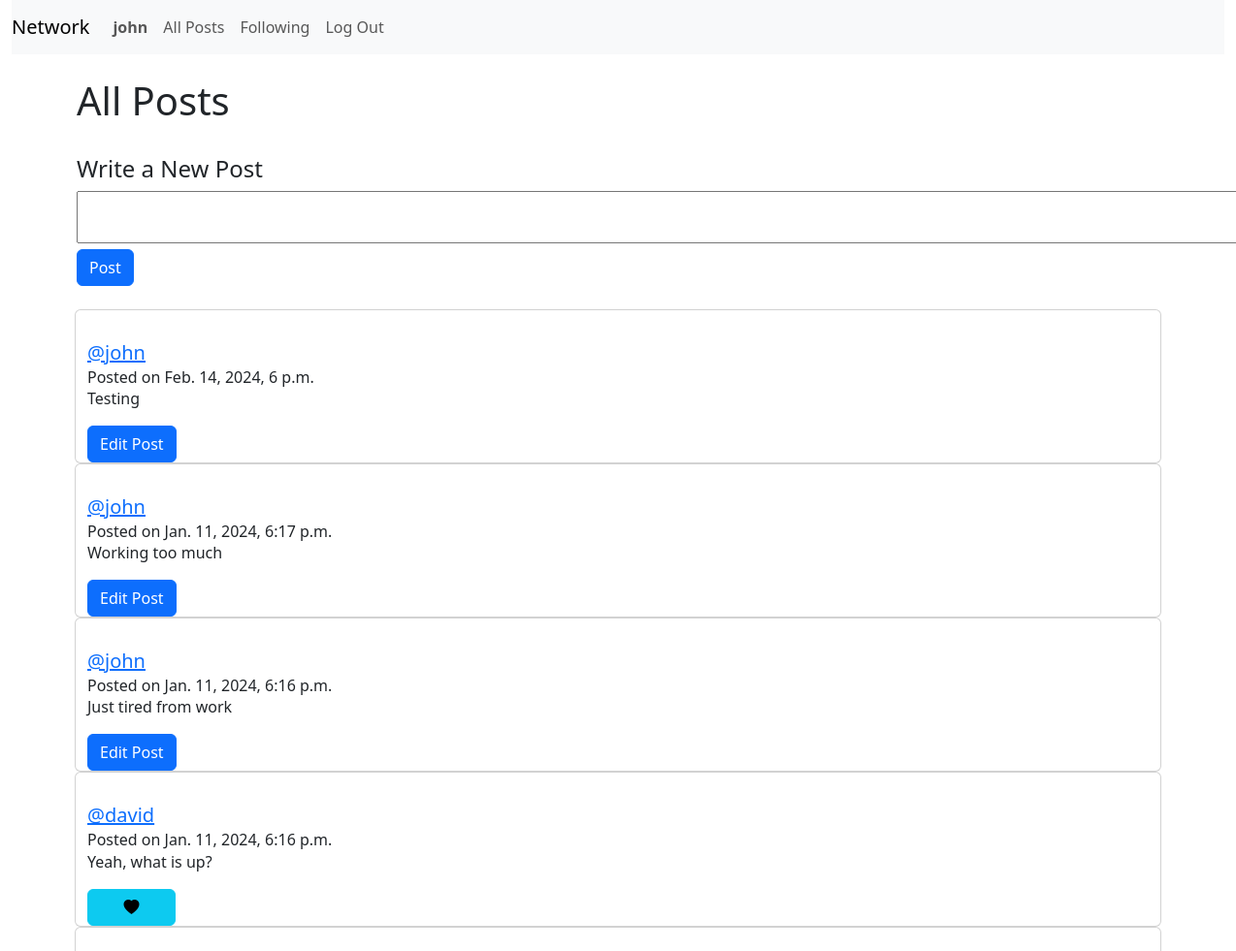
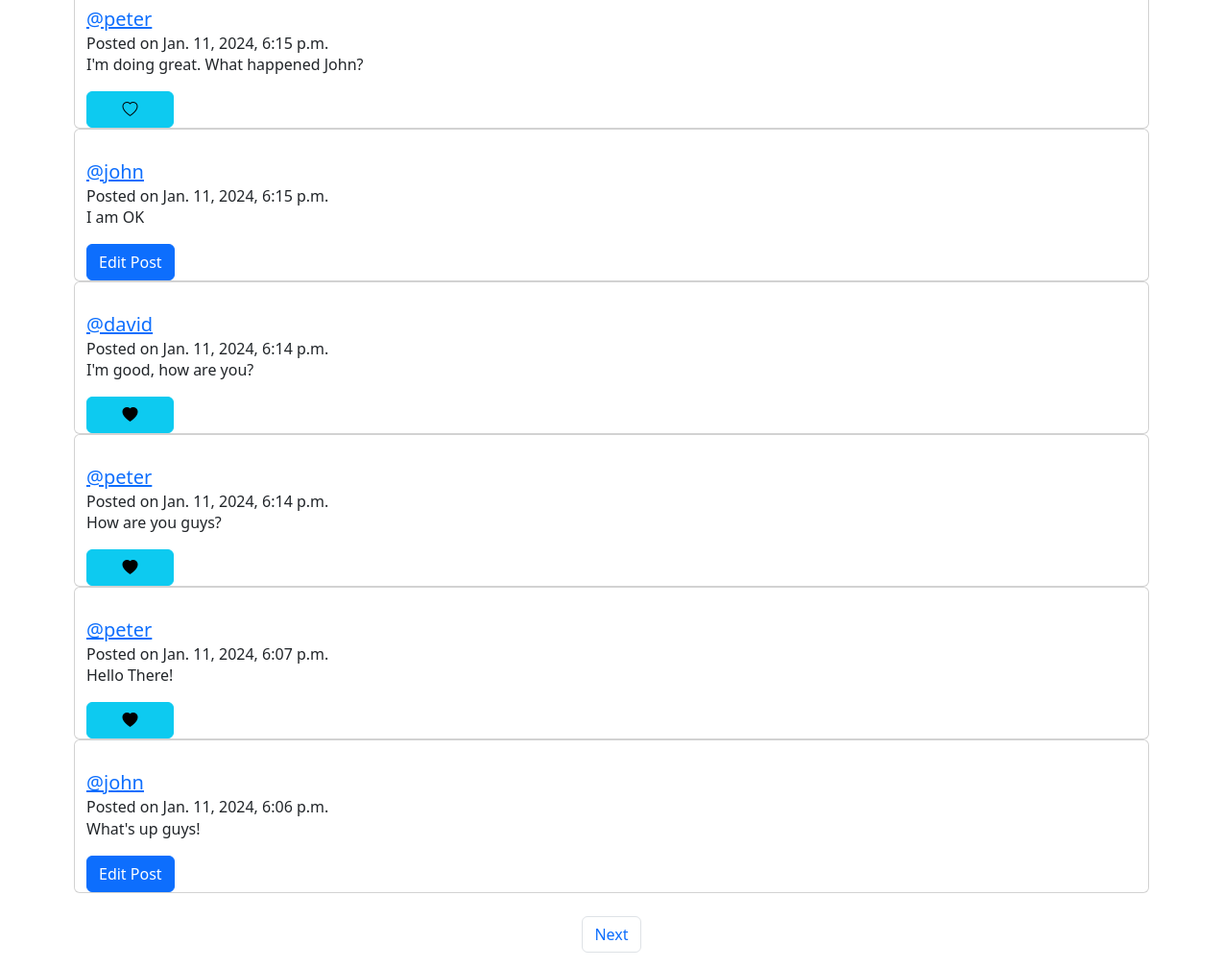
Screenshot of / (signed in) with the database file from the repository (2 pictures, top to bottom).
### network/models.py (models this page shows, shortened)
class User(AbstractUser):
    pass

class Post(models.Model):
    content = models.CharField(max_length=140)
    user = models.ForeignKey(User, on_delete=models.CASCADE, related_name="author")
    date = models.DateTimeField(auto_now_add=True)

### network/views.py (the view)
# urls.py: path("", views.index, name="index"),
def index(request):
    allPosts = Post.objects.all().order_by("id").reverse()
    paginator = Paginator(allPosts, 10)
    page_number = request.GET.get('page')
    page_posts = paginator.get_page(page_number)
    allLikes = Like.objects.all()
    youLiked = []
    try:
        for like in allLikes:
            if like.user.id == request.user.id:
                youLiked.append(like.post.id)
    except:
        pass
    return render(request, "network/index.html", {
        "allPosts": allPosts,
        "page_posts": page_posts,
        "youLiked": youLiked,
    })

### network/templates/network/index.html (shortened to what this page needs)
{% extends "network/layout.html" %}
{% block body %}
    <div class="row my-4">
        <h1>All Posts</h1>
    </div>
    {% if user.is_authenticated %}
        <div class="row">
            <h4>Write a New Post</h4>
            <form action="{% url 'new_post' %}" method="post">
                <textarea name="content" row="4" cols="130"></textarea>
                <br/>
                <input type="submit" value="Post" class="btn btn-primary">
            </form>
        </div>
    {% endif %}
    <br/>
    {% for post in page_posts %}
        <div class="row justify-content-center">
            <div class="card" style="width: 70rem">
                <div class="card-body"></div>
                    <h5 class="card-title"><a href="{% url 'profile' user_id=post.user.id %}">@{{ post.user }}</a></h5>
                    <h6 class="card-subtitle" id="content_{{ post.id }}">Posted on {{ post.date }}</h6>
                    <p class="card-text"> {{ post.content }}</p>
                    {% if user.is_authenticated %}
                        {% if user == post.user %}
                            <div>
                                <button class="btn btn-primary" data-toggle="modal" data-target="#edit_modal_{{ post.id }}">
                                    Edit Post
                                </button>
                            </div>
                        {% else %}
                                {% if post.id in youLiked %}
                                    <div>
                                        <button class="btn btn-info col-1" onclick="likeHandler({{ post.id }}, {{ youLiked }})" id="{{ post.id }}">
                                            <i class="bi bi-heart"></i>
                                        </button>
                                    </div>
                                {% else %}
                                    <div>
                                        <button class="btn btn-info col-1" onclick="likeHandler({{ post.id }}, {{ youLiked }})" id="{{ post.id }}">
                                            <i class="bi bi-heart-fill"></i>
                                        </button>
                                    </div>
                                {% endif %}
                        {% endif %}
                    {% endif %}
                </div>
            </div>
        </div>
    {% endfor %}
<br/>
<nav>
    <ul class="pagination justify-content-center">
        {% if page_posts.has_next %}
            <li class="page-item"><a class="page-link" href="?page={{ page_posts.next_page_number }}">Next</a></li>
        {% endif %}
    </ul>
</nav>
{% endblock %}

### network/templates/network/layout.html (shortened to what this page needs)
{% load static %}
<!DOCTYPE html>
<html lang="en">
  <head>
    <link href="https://cdn.jsdelivr.net/npm/bootstrap@5.3.2/dist/css/bootstrap.min.css" rel="stylesheet">
    <link rel="stylesheet" href="https://cdn.jsdelivr.net/npm/bootstrap-icons@1.11.3/font/bootstrap-icons.min.css">
  </head>
    <body>
        <div class="container-fluid">
            <nav class="navbar navbar-expand-lg navbar-light bg-light">
                <a class="navbar-brand" href="{% url 'index' %}">Network</a>
                <div>
                <ul class="navbar-nav mr-auto">
                    {% if user.is_authenticated %}
                        <li class="nav-item">
                            <a class="nav-link" href="{% url 'profile' user_id=user.id %}"><strong>{{ user.username }}</strong></a>
                        </li>
                    {% endif %}
                    <li class="nav-item">
                    <a class="nav-link" href="{% url 'index' %}">All Posts</a>
                    </li>
                    {% if user.is_authenticated %}
                        <li class="nav-item">
                            <a class="nav-link" href="{% url 'following' %}">Following</a>
                        </li>
                        <li class="nav-item">
                            <a class="nav-link" href="{% url 'logout' %}">Log Out</a>
                        </li>
                    {% endif %}
                </ul>
                </div>
            </nav>
        </div>
        <div class="container">
            {% block body %}
            {% endblock %}
    </body>
</html>

### rows the page displays
User: username "john"
Post: user "john", date "Feb. 14, 2024, 6 p.m.", content "Testing"
Post: user "john", date "Jan. 11, 2024, 6:17 p.m.", content "Working too much"
Post: user "john", date "Jan. 11, 2024, 6:16 p.m.", content "Just tired from work"
Post: user "david", date "Jan. 11, 2024, 6:16 p.m.", content "Yeah, what is up?"
Post: user "peter", date "Jan. 11, 2024, 6:15 p.m.", content "I'm doing great. What happened John?"
Post: user "john", date "Jan. 11, 2024, 6:15 p.m.", content "I am OK"
Post: user "david", date "Jan. 11, 2024, 6:14 p.m.", content "I'm good, how are you?"
Post: user "peter", date "Jan. 11, 2024, 6:14 p.m.", content "How are you guys?"
Post: user "peter", date "Jan. 11, 2024, 6:07 p.m.", content "Hello There!"
Post: user "john", date "Jan. 11, 2024, 6:06 p.m.", content "What's up guys!"
